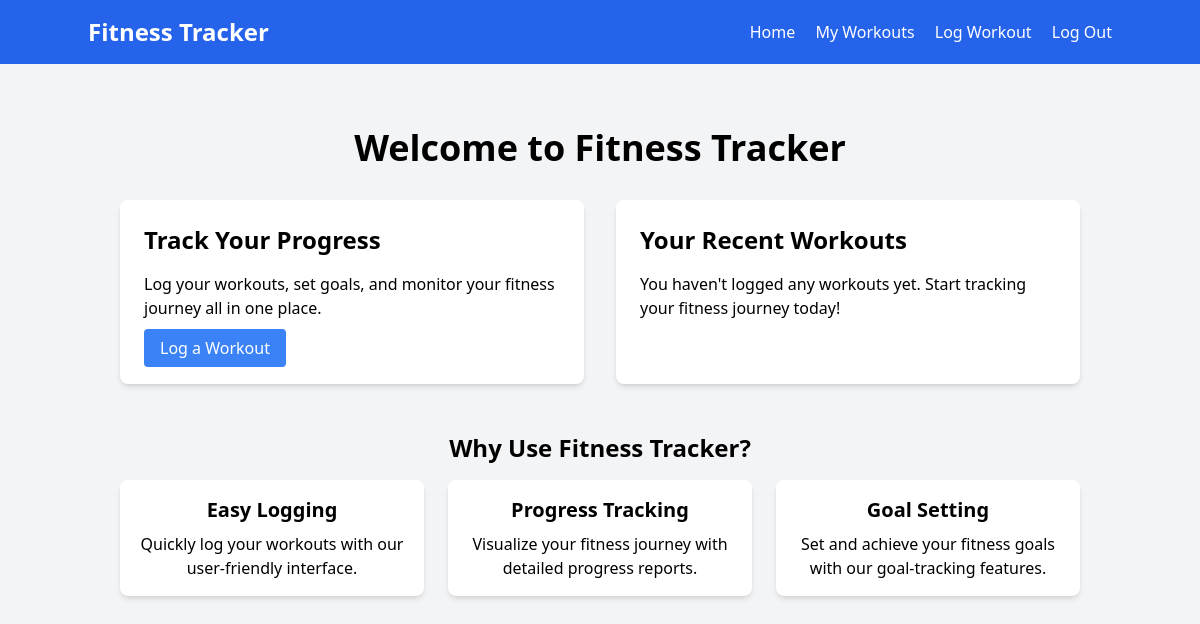
The page / (signed in) on the database as committed earlier.
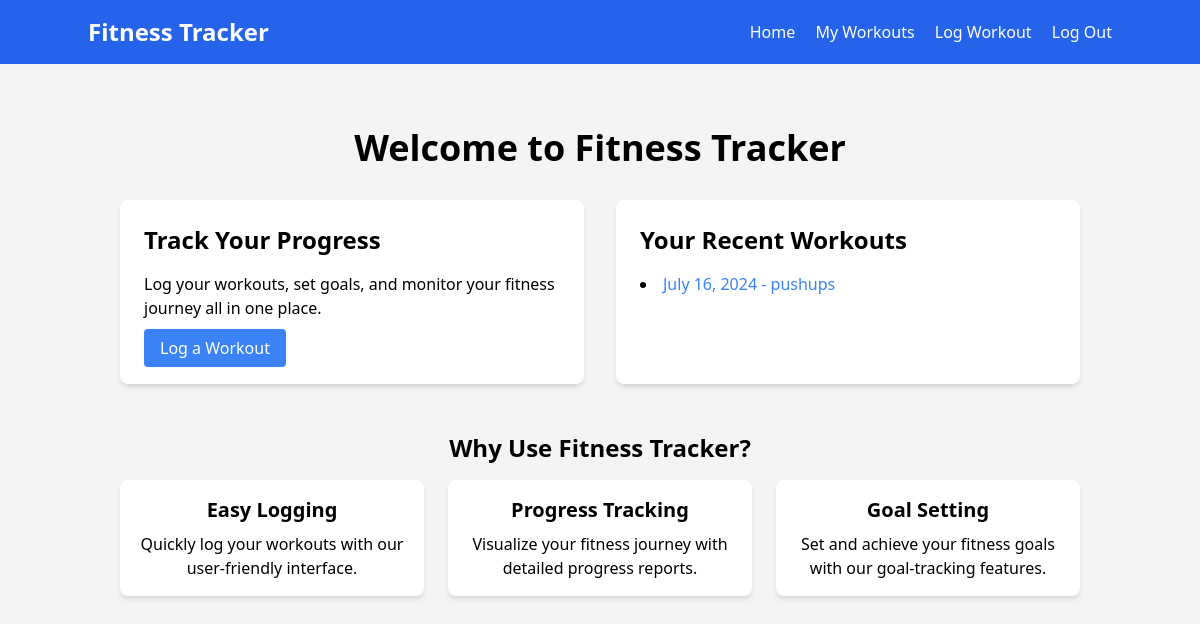
The same page on the database as committed later.
### workouts/models.py (models this page shows, shortened)
class Workout(models.Model):
    user = models.ForeignKey(User, on_delete=models.CASCADE)
    date = models.DateField()
    notes = models.TextField(blank=True)

### workouts/views.py (the view)
# urls.py: 2. Add a URL to urlpatterns:  path('', views.home, name='home')
def home(request):
    if request.user.is_authenticated:
        recent_workouts = Workout.objects.filter(user=request.user).order_by('-date')[:5]
    else:
        recent_workouts = []
    return render(request, 'home.html', {'recent_workouts': recent_workouts})

### workouts/templates/home.html (shortened to what this page needs)
{% extends 'base.html' %}
{% block content %}
<div class="container mx-auto px-4 py-8">
    <h1 class="text-4xl font-bold mb-8 text-center">Welcome to Fitness Tracker</h1>
    <div class="grid grid-cols-1 md:grid-cols-2 gap-8">
        <div class="bg-white p-6 rounded-lg shadow-md">
            <h2 class="text-2xl font-semibold mb-4">Track Your Progress</h2>
            <p class="mb-4">Log your workouts, set goals, and monitor your fitness journey all in one place.</p>
            {% if user.is_authenticated %}
                <a href="{% url 'add_workout' %}" class="bg-blue-500 text-white px-4 py-2 rounded hover:bg-blue-600">Log a Workout</a>
            {% else %}
                <a href="{% url 'login' %}" class="bg-blue-500 text-white px-4 py-2 rounded hover:bg-blue-600">Get Started</a>
            {% endif %}
        </div>
        <div class="bg-white p-6 rounded-lg shadow-md">
            <h2 class="text-2xl font-semibold mb-4">Your Recent Workouts</h2>
            {% if user.is_authenticated %}
                {% if recent_workouts %}
                    <ul class="list-disc list-inside">
                        {% for workout in recent_workouts %}
                            <li class="mb-2">
                                <a href="{% url 'workout_detail' workout.id %}" class="text-blue-500 hover:underline">
                                    {{ workout.date|date:"F j, Y" }} - {{ workout.notes|truncatechars:30 }}
                                </a>
                            </li>
                        {% endfor %}
                    </ul>
                {% else %}
                    <p>You haven't logged any workouts yet. Start tracking your fitness journey today!</p>
                {% endif %}
            {% else %}
                <p>Log in to see your recent workouts and start tracking your progress.</p>
            {% endif %}
        </div>
    </div>
    <div class="mt-12 text-center">
        <h2 class="text-2xl font-semibold mb-4">Why Use Fitness Tracker?</h2>
        <div class="grid grid-cols-1 md:grid-cols-3 gap-6">
            <div class="bg-white p-4 rounded-lg shadow-md">
                <h3 class="text-xl font-semibold mb-2">Easy Logging</h3>
                <p>Quickly log your workouts with our user-friendly interface.</p>
            </div>
            <div class="bg-white p-4 rounded-lg shadow-md">
                <h3 class="text-xl font-semibold mb-2">Progress Tracking</h3>
                <p>Visualize your fitness journey with detailed progress reports.</p>
            </div>
            <div class="bg-white p-4 rounded-lg shadow-md">
                <h3 class="text-xl font-semibold mb-2">Goal Setting</h3>
                <p>Set and achieve your fitness goals with our goal-tracking features.</p>
            </div>
        </div>
    </div>
</div>
{% endblock %}

### workouts/templates/base.html (shortened to what this page needs)
<!DOCTYPE html>
<html lang="en">
<head>
    <script src="https://cdn.tailwindcss.com"></script>
</head>
<body class="bg-gray-100">
    <nav class="bg-blue-600 p-4 text-white">
        <div class="container mx-auto flex justify-between items-center">
            <a href="{% url 'home' %}" class="text-2xl font-bold">Fitness Tracker</a>
            <div>
                <a href="{% url 'home' %}" class="mr-4">Home</a>
                {% if user.is_authenticated %}
                    <a href="{% url 'workout_list' %}" class="mr-4">My Workouts</a>
                    <a href="{% url 'add_workout' %}" class="mr-4">Log Workout</a>
                    <a href="{% url 'logout' %}">Log Out</a>
                {% else %}
                    <a href="{% url 'login' %}" class="mr-4">Log In</a>
                    <a href="{% url 'signup' %}">Sign Up</a>
                {% endif %}
            </div>
        </div>
    </nav>
    <main class="container mx-auto mt-8 px-4">
        {% block content %}{% endblock %}
    </main>
</body>
</html>

Rows that differ between the two databases and show on the page:
added Workout: date "July 16, 2024", notes "pushups"
Other text that changed with them:
text no longer shown: "You haven't logged any workouts yet. Start tracking your fitness journey today!"
